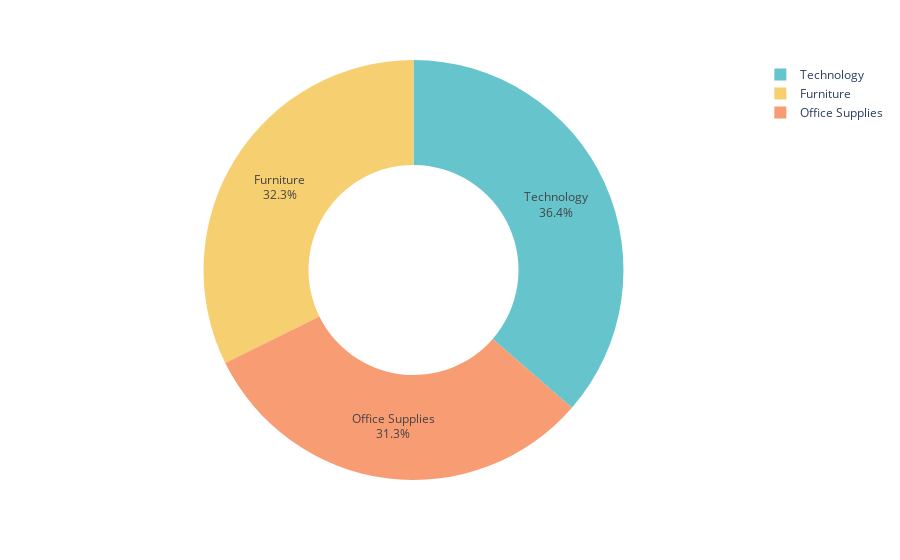

Notebook code for this chart:
### Code cell
# Sales Analysis by category
fig=px.pie(sales_by_category,
           values='Sales',
           names='Category',hole=0.5, color_discrete_sequence=px.colors.qualitative.Pastel)
fig.update_traces(textposition='inside', textinfo=('percent+label'))
fig.show()

### Figure 1 — Plotly figure (JSON) as saved in the notebook; plotly's stock layout.template omitted (floating-point values rounded to 4 significant figures)
{"data": [{"domain": {"x": [0, 1], "y": [0, 1]}, "hole": 0.5, "hovertemplate": "Category=%{label}<br>Sales=%{value}<extra></extra>", "labels": ["Furniture", "Office Supplies", "Technology"], "legendgroup": "", "name": "", "showlegend": true, "textinfo": "percent+label", "textposition": "inside", "type": "pie", "values": [742000.0, 719000.0, 836200.0]}], "layout": {"autosize": true, "legend": {"tracegroupgap": 0}, "margin": {"t": 60}, "piecolorway": ["rgb(102, 197, 204)", "rgb(246, 207, 113)", "rgb(248, 156, 116)", "rgb(220, 176, 242)", "rgb(135, 197, 95)", "rgb(158, 185, 243)", "rgb(254, 136, 177)", "rgb(201, 219, 116)", "rgb(139, 224, 164)", "rgb(180, 151, 231)", "rgb(179, 179, 179)"]}}
